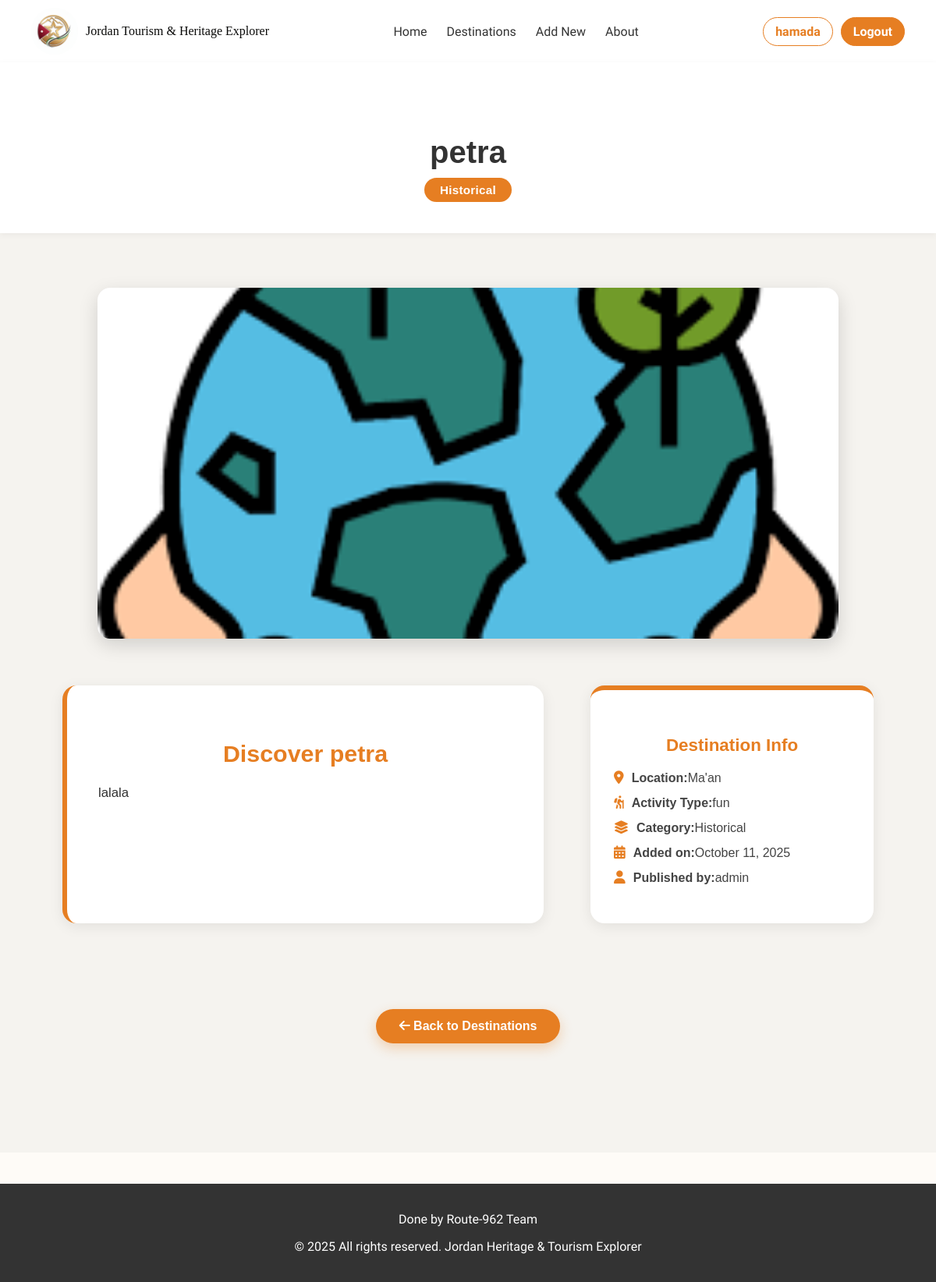
The page /destinations/1/ (signed in) on the database its author committed.
### main_app/models.py (models this page shows, shortened)
class Destination(models.Model):
    category_choice = [
        ('historical','Historical'),
        ('nature', 'Nature'),
        ('adventure', 'Adventure'),
    ]
    status_choice = [
        ('pending','Pending'),
        ('approved','Approved'),
        ('declined','Declined'),
    ]
    name = models.CharField(max_length=200)
    description = models.TextField()
    category= models.CharField(max_length=20, choices=category_choice)
    location = models.CharField(max_length=100)
    activity_type = models.CharField(max_length=100)
    image = models.ImageField(upload_to = 'destinations/')
    created_at = models.DateTimeField(auto_now_add= True)
    created_by = models.ForeignKey(User, on_delete=models.SET_NULL, null=True, related_name='created_des')
    status = models.CharField(max_length=10, choices=status_choice, default='pending')

### main_app/views.py (the view)
# urls.py: path('destinations/<int:pk>/', views.destination_detail, name='destination_detail'),
@login_required
def destination_detail(request, pk):
    destination = get_object_or_404(Destination, pk=pk)
    destination = get_object_or_404(Destination, pk=pk)
    return render(request, 'destinations/detail.html',{'destination': destination})

### main_app/templates/destinations/detail.html (shortened to what this page needs)
{% extends 'base.html' %}
{% load static %}
{% block content %}
<link rel="stylesheet" href="{% static 'css/destinations.css' %}">
<section class="destination-detail-section">
  <div class="destination-header">
    <h1>{{ destination.name }}</h1>
    <span class="category-tag">{{ destination.get_category_display }}</span>
  </div>
  <div class="destination-content">
    <div class="destination-image">
      <img src="{{ destination.image.url }}" alt="{{ destination.name }}">
    </div>
    <div class="destination-body">
      <div class="destination-story">
        <h2>Discover {{ destination.name }}</h2>
        <p>{{ destination.description }}</p>
      </div>
      <div class="destination-info-card">
        <h3>Destination Info</h3>
        <ul>
          <li><i class="fa-solid fa-location-dot"></i><strong>Location:</strong> {{ destination.location }}</li>
          <li><i class="fa-solid fa-person-hiking"></i><strong>Activity Type:</strong> {{ destination.activity_type }}</li>
          <li><i class="fa-solid fa-layer-group"></i><strong>Category:</strong> {{ destination.get_category_display }}</li>
          <li><i class="fa-solid fa-calendar-days"></i><strong>Added on:</strong> {{ destination.created_at|date:"F d, Y" }}</li>
          <li><i class="fa-solid fa-user"></i><strong>Published by:</strong> {{ destination.created_by.username }}</li>
        </ul>
      </div>
    </div>
    <div class="back-button-container">
      <a href="{% url 'destination_list' %}" class="back-btn">
        <i class="fa-solid fa-arrow-left"></i> Back to Destinations
      </a>
    </div>
  </div>
</section>
{% endblock %}

### main_app/templates/base.html (shortened to what this page needs)
{% load static %}
<!DOCTYPE html>
<html lang="en" dir="LTR">
<head>
    <link rel="stylesheet" href="https://cdnjs.cloudflare.com/ajax/libs/font-awesome/6.5.0/css/all.min.css">
    <link rel="stylesheet" href="{% static 'css/base.css' %}">
</head>
<body>
    <header class="navbar-container">
  <div class="navbar">
    <div class="logo">
      <img src="{% static 'images/logo.png' %}" alt="Jordan Logo">
      <div class="logo-text">
        Jordan Tourism & Heritage Explorer
      </div>
    </div>
    <nav class="nav-links" id="nav-links">
      <a href="{% url 'home' %}" class="active">Home</a>
      <a href="{% url 'destination_list' %}">Destinations</a>
      {% if user.is_authenticated %}
        <a href="{% url 'add_destination' %}">Add New</a>
      {% endif %}
      <a href="{% url 'about' %}">About</a>
    </nav>
    <div class="search-login">
      {% if user.is_authenticated %}
        <a href="{% url 'user_dashboard' user.id %}" class="btn-auth login">{{ user.username }}</a>
        <form method="post" action="{% url 'logout' %}" class="logout-form">
          <button type="submit" class="btn-auth signup logout-button">Logout</button>
        </form>
      {% else %}
        <a href="{% url 'login' %}" class="btn-auth login">Login</a>
        <a href="{% url 'signup' %}" class="btn-auth signup">Sign Up</a>
      {% endif %}
    </div>
  </div>
</header>
    <main>
        {% block content %}{% endblock %}
    </main>
    <footer>
        <p> Done by Route-962 Team </p>
        <p>© 2025 All rights reserved. Jordan Heritage & Tourism Explorer</p>
    </footer>
</body>
</html>

### main_app/static/css/base.css (style rules this page uses)
body { margin: 0; font-family: 'Cairo', sans-serif; background-color: #FEFBF7; color: #333; text-align: center; }
.navbar-container { background-color: #FFFFFF; box-shadow: 0 2px 6px rgba(0,0,0,0.1); width: 100%; }
.navbar { display: flex; justify-content: space-between; align-items: center; padding: 10px 40px; max-width: 1400px; margin: 0 auto; direction: ltr; }
.logo { display: flex; align-items: center; gap: 10px; order: -1; margin-left: auto; }
.logo img { width: 60px; height: auto; border-radius: 50%; object-fit: cover; }
.logo-text { font-family: Georgia, 'Times New Roman', Times, serif; color: #0A0A09; font-weight: 150; line-height: 1; white-space: nowrap; }
.nav-links { display: flex; gap: 25px; justify-content: center; flex-grow: 1; order: 0; direction: ltr; }
.nav-links a { text-decoration: none; color: #333; font-weight: 500; padding: 5px 0; transition: color 0.3s ease; }
.search-login { display: flex; gap: 10px; align-items: center; order: 1; margin-right: auto; }
.btn-auth { padding: 8px 15px; border-radius: 20px; text-decoration: none; font-weight: 600; transition: background-color 0.3s ease, color 0.3s ease; display: inline-block; }
.btn-auth.login { border: 1px solid #E67E22; color: #E67E22; background-color: transparent; }
.btn-auth.signup { background-color: #E67E22; color: white; border: 1px solid #E67E22; }
.logout-form { margin: 0; display: inline-block; }
.logout-button { border: none; cursor: pointer; padding: 8px 15px; border-radius: 20px; font-weight: 600; background-color: #E67E22; color: white; font-family: inherit; font-size: inherit; transition: background-color 0.3s ease, color 0.3s ease; display: inline-block; }
footer { background-color: #333; color: white; text-align: center; padding: 20px 0; margin-top: 40px; direction: ltr; }

### main_app/static/css/destinations.css (style rules this page uses)
.destination-detail-section { background-color: #f5f3ef; padding-bottom: 70px; font-family: 'Poppins', sans-serif; }
.destination-header { background: #fff; text-align: center; padding: 60px 20px 40px; box-shadow: 0 2px 8px rgba(0,0,0,0.05); }
.destination-header h1 { font-size: 2.5rem; font-weight: 700; color: #333; margin-bottom: 10px; }
.destination-header .category-tag { background-color: #e67e22; color: #fff; padding: 7px 20px; border-radius: 25px; font-weight: 600; font-size: 0.95rem; display: inline-block; letter-spacing: 0.3px; }
.destination-content { padding: 70px 80px; display: flex; flex-direction: column; align-items: center; gap: 60px; }
.destination-image { width: 100%; max-width: 950px; height: 450px; border-radius: 16px; overflow: hidden; box-shadow: 0 8px 25px rgba(0,0,0,0.15); background: #eaeaea; display: flex; align-items: center; justify-content: center; }
.destination-image img { width: 100%; height: 100%; object-fit: cover; transition: transform 0.4s ease, filter 0.4s ease; }
.destination-body { display: grid; grid-template-columns: 1.7fr 1fr; gap: 60px; width: 100%; max-width: 1100px; }
.destination-story { background: #fff; padding: 45px 40px; border-radius: 18px; box-shadow: 0 4px 18px rgba(0,0,0,0.08); border-left: 6px solid #e67e22; }
.destination-story h2 { color: #e67e22; font-size: 1.9rem; font-weight: 700; margin-bottom: 18px; }
.destination-story p { color: #333; font-size: 1.05rem; line-height: 1.8; text-align: justify; }
.destination-info-card { background: #fff; border-radius: 18px; box-shadow: 0 4px 18px rgba(0,0,0,0.08); padding: 35px 30px; height: fit-content; border-top: 6px solid #e67e22; }
.destination-info-card h3 { color: #e67e22; font-size: 1.4rem; font-weight: 700; margin-bottom: 20px; text-align: center; }
.destination-info-card ul { list-style: none; padding: 0; margin: 0; }
.destination-info-card li { margin-bottom: 14px; font-size: 1rem; color: #444; display: flex; align-items: center; }
.destination-info-card li i { color: #e67e22; margin-right: 10px; font-size: 1.05rem; }
.back-button-container { margin-top: 50px; text-align: center; }
.back-btn { display: inline-block; background-color: #e67e22; color: #fff; padding: 13px 30px; border-radius: 30px; text-decoration: none; font-weight: 600; transition: all 0.3s; box-shadow: 0 6px 16px rgba(230,126,34,0.3); }

### rows shown on the page
Destination: name "petra", category "Historical", image (picture), description "lalala", location "Ma'an", activity_type "fun", created_at "October 11, 2025", created_by.username "admin"

### other values the page prints
{{ user.username }} "hamada"
